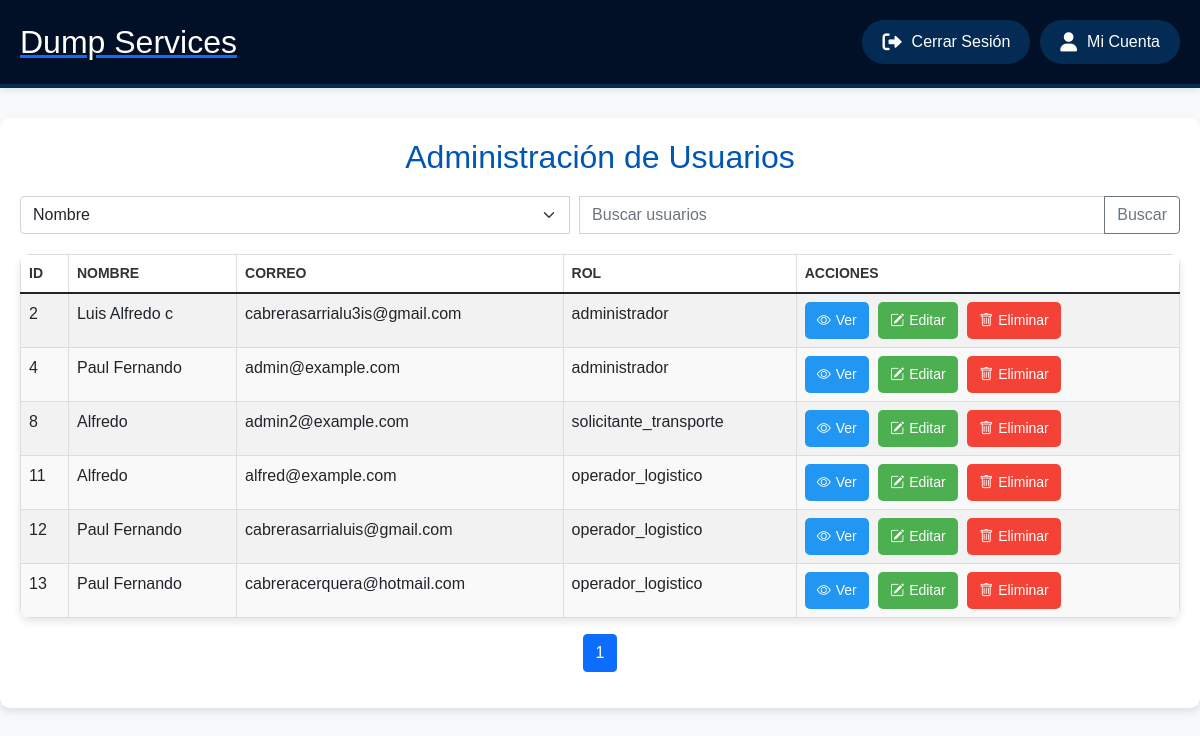
/admin_usuarios.php (signed in), run on the app's committed database.
### tables this page shows
CREATE TABLE `usuarios` (
  `id` int(11) NOT NULL,
  `nombre` varchar(50) NOT NULL,
  `apellidos` varchar(50) NOT NULL,
  `fecha_nacimiento` date NOT NULL,
  `tipo_documento` enum('cc','ce') NOT NULL,
  `numero_documento` varchar(20) NOT NULL,
  `correo` varchar(100) NOT NULL,
  `rol` enum('administrador','operador_logistico','solicitante_transporte') NOT NULL,
  `contrasena` varchar(255) NOT NULL,
  `telefono` varchar(20) DEFAULT NULL
);

### admin_usuarios.php (the view, shortened to what this page needs)
<?php
include 'conexion.php';
include 'header.php';
$searchTerm = '';
$filterBy = 'nombre';
$page = 1;
$resultsPerPage = 10;
$offset = ($page - 1) * $resultsPerPage;
$sql = "SELECT id, nombre, correo, rol FROM usuarios WHERE $filterBy LIKE '%$searchTerm%' LIMIT $resultsPerPage OFFSET $offset";
$result = $conn->query($sql);
$sql_total = "SELECT COUNT(*) as total FROM usuarios WHERE $filterBy LIKE '%$searchTerm%'";
$totalResult = $conn->query($sql_total);
$totalRows = $totalResult->fetch_assoc()['total'];
$totalPages = ceil($totalRows / $resultsPerPage);
?>
<!DOCTYPE html>
<html lang="es">
<head>
    <link href="https://cdn.jsdelivr.net/npm/bootstrap@5.1.3/dist/css/bootstrap.min.css" rel="stylesheet">
    <link href="https://cdn.jsdelivr.net/npm/bootstrap-icons/font/bootstrap-icons.css" rel="stylesheet">
</head>
<body>
    <div class="container">
        <h2>Administración de Usuarios</h2>
        <form method="GET" action="admin_usuarios.php">
            <div class="input-group">
                <select name="filter" class="form-select" aria-label="Filtro">
                    <option value="nombre" <?php if ($filterBy == 'nombre') echo 'selected'; ?>>Nombre</option>
                </select>
                <input type="text" name="search" class="form-control" placeholder="Buscar usuarios" value="<?php echo $searchTerm; ?>" onkeyup="fetchResults(this.value, '<?php echo $filterBy; ?>')">
                <button class="btn btn-outline-secondary" type="submit">Buscar</button>
            </div>
        </form>
        <div id="results">
            <?php if ($result->num_rows > 0): ?>
                <table class="table table-striped">
                    <thead>
                        <tr>
                            <th>ID</th>
                            <th>Nombre</th>
                            <th>Correo</th>
                            <th>Rol</th>
                            <th>Acciones</th>
                        </tr>
                    </thead>
                    <tbody>
                        <?php while ($row = $result->fetch_assoc()): ?>
                            <tr>
                                <td><?php echo $row['id']; ?></td>
                                <td><?php echo $row['nombre']; ?></td>
                                <td><?php echo isset($row['correo']) ? $row['correo'] : 'No definido'; ?></td>
                                <td><?php echo $row['rol']; ?></td>
                                <td>
                                    <a href="#" class="view-btn" data-bs-toggle="modal" data-bs-target="#viewUserModal" data-id="<?php echo $row['id']; ?>" data-nombre="<?php echo $row['nombre']; ?>" data-correo="<?php echo $row['correo']; ?>" data-rol="<?php echo $row['rol']; ?>"><i class="icon bi bi-eye"></i>Ver</a>
                                    <a href="edit_usuario.php?id=<?php echo $row['id']; ?>" class="edit-btn"><i class="icon bi bi-pencil-square"></i>Editar</a>
                                    <a href="admin_usuarios.php?delete=<?php echo $row['id']; ?>" class="delete-btn" onclick="return confirm('¿Estás seguro de que deseas eliminar este usuario?');"><i class="icon bi bi-trash"></i>Eliminar</a>
                                </td>
                            </tr>
                        <?php endwhile; ?>
                    </tbody>
                </table>
                <nav>
                    <ul class="pagination justify-content-center">
                        <?php for ($i = 1; $i <= $totalPages; $i++): ?>
                            <li class="page-item <?php if ($i == $page) echo 'active'; ?>">
                                <a class="page-link" href="admin_usuarios.php?page=<?php echo $i; ?>&search=<?php echo $searchTerm; ?>&filter=<?php echo $filterBy; ?>"><?php echo $i; ?></a>
                            </li>
                        <?php endfor; ?>
                    </ul>
                </nav>
            <?php else: ?>
                <p class="no-data">No se encontraron usuarios.</p>
            <?php endif; ?>
        </div>
    </div>
</body>
</html>

### header.php (style rules this page uses)
:root { --primary-color: #032b53; --secondary-color: #064575; --background-color: #f2f2f2; --header-background: #021027; --header-shadow: rgba(0, 0, 0, 0.1); --header-border: #032b53; --text-color: #333; --button-border-radius: 50px; --transition-speed: 0.3s; }
* { margin: 0; padding: 0; box-sizing: border-box; }
body { font-family: 'Segoe UI', Tahoma, Geneva, Verdana, sans-serif; background-color: var(--background-color); color: var(--text-color); }
a { text-decoration: none; }

### admin_usuarios.php (style rules this page uses)
body { font-family: Arial, sans-serif; background-color: #f8f9fa; color: #333; margin: 0; padding: 0; }
.container { max-width: 1200px; margin: 30px auto; padding: 20px; background-color: #ffffff; border-radius: 10px; box-shadow: 0 4px 8px rgba(0, 0, 0, 0.1); }
h2 { text-align: center; color: #0056b3; margin-bottom: 20px; }
table { width: 100%; border-collapse: collapse; margin-bottom: 20px; box-shadow: 0 4px 8px rgba(0, 0, 0, 0.1); background-color: #fff; border-radius: 10px; overflow: hidden; }
th, td { border: 1px solid #ddd; padding: 12px; text-align: left; }
th { background-color: #f2f2f2; color: #333; font-weight: bold; text-transform: uppercase; font-size: 14px; }
tr:nth-child(even) { background-color: #f9f9f9; }
.edit-btn, .delete-btn, .view-btn { text-decoration: none; padding: 8px 12px; border-radius: 5px; font-size: 14px; margin-right: 5px; transition: background-color 0.3s; display: inline-block; text-align: center; }
.edit-btn { background-color: #4CAF50; color: white; }
.delete-btn { background-color: #f44336; color: white; }
.view-btn { background-color: #2196F3; color: white; }
.input-group { margin-bottom: 20px; }
.form-select { margin-right: 10px; }
.icon { margin-right: 5px; }

### data on the page
usuarios: id "2", nombre "Luis Alfredo c", correo "cabrerasarrialu3is@gmail.com", rol "administrador"
usuarios: id "4", nombre "Paul Fernando", correo "admin@example.com", rol "administrador"
usuarios: id "8", nombre "Alfredo", correo "admin2@example.com", rol "solicitante_transporte"
usuarios: id "11", nombre "Alfredo", correo "alfred@example.com", rol "operador_logistico"
usuarios: id "12", nombre "Paul Fernando", correo "cabrerasarrialuis@gmail.com", rol "operador_logistico"
usuarios: id "13", nombre "Paul Fernando", correo "cabreracerquera@hotmail.com", rol "operador_logistico"
